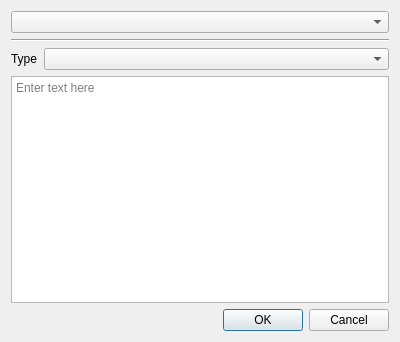
<?xml version="1.0" encoding="UTF-8"?>
<ui version="4.0">
 <class>BoundaryDeclarationEditWidget</class>
 <widget class="QWidget" name="BoundaryDeclarationEditWidget">
  <property name="geometry">
   <rect>
    <x>0</x>
    <y>0</y>
    <width>400</width>
    <height>342</height>
   </rect>
  </property>
  <property name="windowTitle">
   <string>Dialog</string>
  </property>
  <layout class="QVBoxLayout" name="verticalLayout">
   <item>
    <widget class="QComboBox" name="originComboBox"/>
   </item>
   <item>
    <widget class="Line" name="line">
     <property name="orientation">
      <enum>Qt::Horizontal</enum>
     </property>
    </widget>
   </item>
   <item>
    <widget class="QStackedWidget" name="stackedWidget">
     <property name="currentIndex">
      <number>0</number>
     </property>
     <widget class="QWidget" name="valuePage">
      <layout class="QFormLayout" name="formLayout">
       <property name="leftMargin">
        <number>0</number>
       </property>
       <property name="topMargin">
        <number>0</number>
       </property>
       <property name="rightMargin">
        <number>0</number>
       </property>
       <property name="bottomMargin">
        <number>0</number>
       </property>
       <item row="0" column="0">
        <widget class="QLabel" name="valueTypeLabel">
         <property name="text">
          <string>Type</string>
         </property>
        </widget>
       </item>
       <item row="0" column="1">
        <widget class="QComboBox" name="valueTypeComboBox"/>
       </item>
       <item row="1" column="0" colspan="2">
        <widget class="TextEditor" name="valuePlainTextEdit">
         <property name="placeholderText">
          <string>Enter text here</string>
         </property>
        </widget>
       </item>
      </layout>
     </widget>
     <widget class="QWidget" name="page_2">
      <layout class="QFormLayout" name="formLayout_2">
       <item row="0" column="0">
        <widget class="QLabel" name="referenceLabel">
         <property name="text">
          <string>Name</string>
         </property>
        </widget>
       </item>
       <item row="0" column="1">
        <widget class="QLineEdit" name="referenceNameLineEdit"/>
       </item>
      </layout>
     </widget>
    </widget>
   </item>
   <item>
    <widget class="QDialogButtonBox" name="buttonBox">
     <property name="orientation">
      <enum>Qt::Horizontal</enum>
     </property>
     <property name="standardButtons">
      <set>QDialogButtonBox::Cancel|QDialogButtonBox::Ok</set>
     </property>
    </widget>
   </item>
  </layout>
 </widget>
 <customwidgets>
  <customwidget>
   <class>TextEditor</class>
   <extends>QPlainTextEdit</extends>
   <header>src/gui/TextEditor.h</header>
  </customwidget>
 </customwidgets>
 <resources/>
 <connections/>
</ui>
